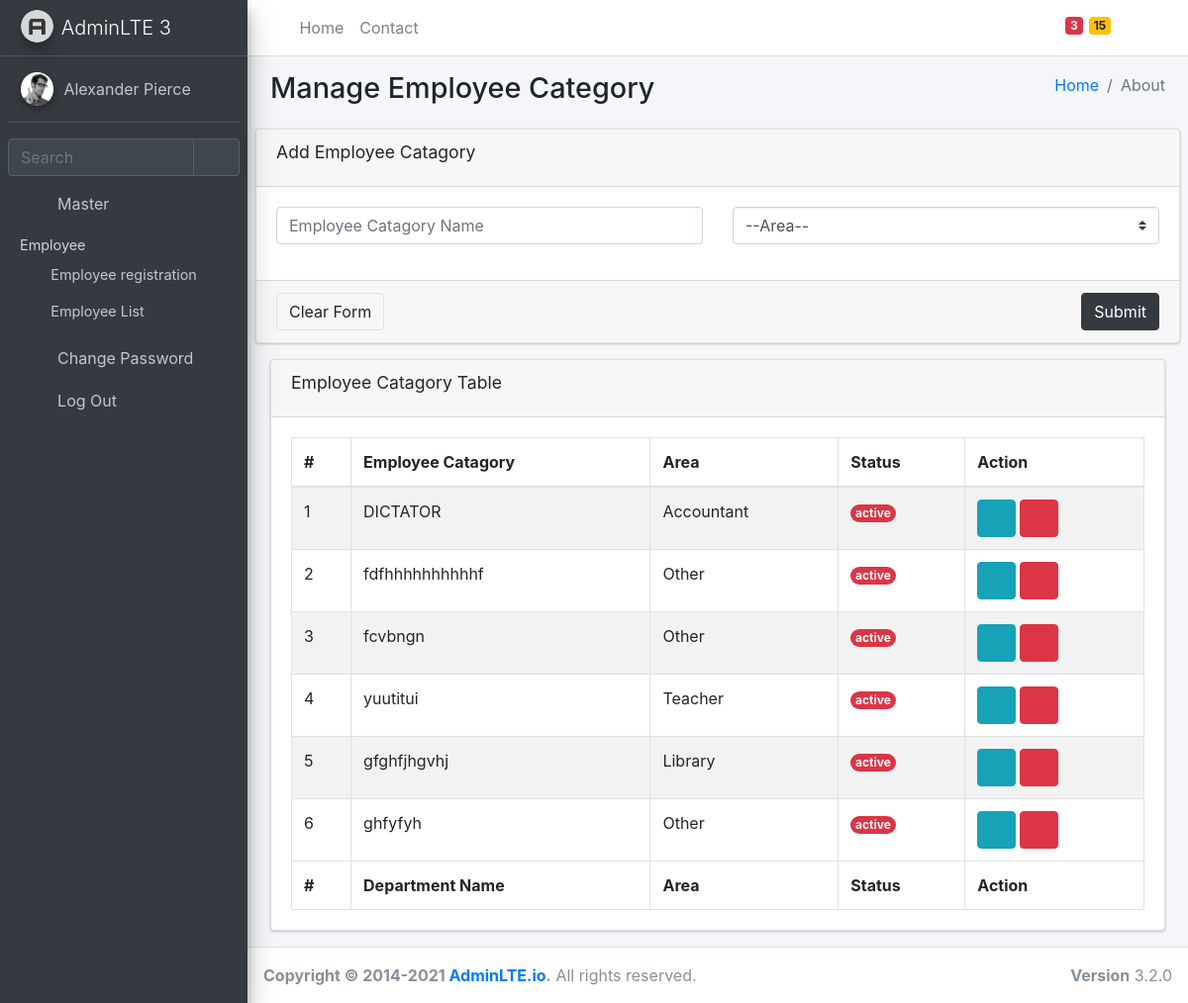
The page /adminEmployeeCatagory/ on the database its author committed.
### admin_master/models.py (models this page shows)
class EmployeeCatagorydb(models.Model):
    employeeCatagory = models.CharField(max_length=255)
    Area_choices= [(1,'Accountant'),(2,'Teacher'),(3,'Library'),(4,'Cafteria'),(5,'Other')]
    employeeArea= models.IntegerField(choices=Area_choices)
    status_choices = [(1,'active'),(0,'deactive')]
    status = models.IntegerField(choices=status_choices,default=1)

### admin_master/views.py (the view, shortened to what this page needs)
# urls.py: path('adminEmployeeCatagory/', views.adminEmployeeCatagory,name='adminEmployeeCatagory'),
def adminEmployeeCatagory(request):
    msg=''
    record=EmployeeCatagorydb.objects.all()
    a=loader.get_template('adminEmployeeCatagory.html')
    return HttpResponse(a.render({'msg':msg,'record':record}))

### admin_master/templates/adminEmployeeCatagory.html (shortened to what this page needs)
{% include 'head.html' %}
  <body class="hold-transition sidebar-mini">
    <div class="wrapper">
     {% include 'nav.html' %}
      <div class="content-wrapper">
        <section class="content-header">
          <div class="container-fluid">
            <div class="row mb-2">
              <div class="col-sm-6">
                <h1>Manage Employee Category</h1>
              </div>
              <div class="col-sm-6">
                <ol class="breadcrumb float-sm-right">
                  <li class="breadcrumb-item"><a href="#">Home</a></li>
                  <li class="breadcrumb-item active">About</li>
                </ol>
              </div>
            </div>
          </div>
        </section>
        <section class="content">
          <div class="card card">
            <div class="card-header">
              <h3 class="card-title">Add Employee Catagory </h3>
            </div>
            <form method='post' class="form-horizontal">
              <div class="card-body">
                <div class="form-group row">
                  <div class="col-sm-6">
                    <input
                      type="text"
                      name='EmployeeCatagory'
                      class="form-control"
                      id="inputEmail3"
                      placeholder="Employee Catagory Name"
                    />
                  </div>
                  <div class="col-sm-6">
                    <select name="EmployeeArea" class="custom-select" id="exampleInputEmail1" >
                      <option value="">--Area--</option>
                    </select>
                  </div>
                </div>
              </div>
              <div class="card-footer">
                <button type="button" class="btn btn-default border">
                  Clear Form
                </button>
                <button type="submit" class="btn btn-dark float-right">
                  Submit
                </button>
              </div>
            </form>
          </div>
        </section>
        <section class="content">
          <div class="container-fluid">
            <div class="row">
              <div class="col-12">
                <div class="card">
                  <div class="card-header">
                    <h3 class="card-title">Employee Catagory Table</h3>
                  </div>
                  <div class="card-body">
                    <table
                      id="example1"
                      class="table table-bordered table-striped"
                    >
                      <thead>
                        <tr>
                          <th>#</th>
                          <th>Employee Catagory</th>
                          <th>Area</th>
                          <th>Status</th>
                          <th>Action</th>
                        </tr>
                      </thead>
                      <tbody>
                        {% for i in record %}
                        <tr>
                          <td>{{forloop.counter}}</td>
                          <td>{{i.employeeCatagory}}</td>
                          <td>{{i.get_employeeArea_display}}</td>
                          <td>
                            <span class="badge rounded-pill badge-danger"
                              >{{i.get_status_display}}</span
                            >
                          </td>
                          <td>
                            <a
                              href="#"
                              class="btn btn-info"
                              data-toggle="modal"
                              data-target="#modal-default"
                              ><i class="fas fa-edit"></i
                            ></a>
                            <a href="#myModal"  data-toggle="modal" class="btn btn-danger"
                              ><i class="fas fa-trash"></i
                            ></a>
                          </td>
                        </tr>
                        {% endfor %}
                      </tbody>
                      <tfoot>
                        <tr>
                          <th>#</th>
                          <th>Department Name</th>
                      <th>Area</th>
                          <th>Status</th>
                          <th>Action</th>
                        </tr>
                      </tfoot>
                    </table>
                  </div>
                </div>
              </div>
            </div>
          </div>
        </section>
      </div>
      {% include 'footer.html' %}
    </div>
  </body>
</html>

### admin_master/templates/head.html (shortened to what this page needs)
{% load static %}
<!DOCTYPE html>
<html lang="en">
  <head>
    <link
      rel="stylesheet"
      href="{% static 'plugins/fontawesome-free/css/all.min.css' %}"
    />
    <link
      rel="stylesheet"
      href="{% static 'plugins/datatables-bs4/css/dataTables.bootstrap4.min.css' %}"
    />
    <link
      rel="stylesheet"
      href="{% static 'plugins/datatables-responsive/css/responsive.bootstrap4.min.css' %}"
    />
    <link
      rel="stylesheet"
      href="{% static 'plugins/datatables-buttons/css/buttons.bootstrap4.min.css' %}"
    />
    <link rel="stylesheet" href="{% static 'dist/css/adminlte.min.css' %}" />
    <link
      rel="stylesheet"
      href="https://stackpath.bootstrapcdn.com/bootstrap/4.5.0/css/bootstrap.min.css"
    />
    <link
      rel="stylesheet"
      href="https://maxcdn.bootstrapcdn.com/font-awesome/4.7.0/css/font-awesome.min.css"
    />
  </head>
</html>

### admin_master/templates/nav.html (shortened to what this page needs)
{% load static %}
<nav class="main-header navbar navbar-expand navbar-white navbar-light">
  <ul class="navbar-nav">
    <li class="nav-item">
      <a class="nav-link" data-widget="pushmenu" href="#" role="button"
        ><i class="fas fa-bars"></i
      ></a>
    </li>
    <li class="nav-item d-none d-sm-inline-block">
      <a href="index3.html" class="nav-link">Home</a>
    </li>
    <li class="nav-item d-none d-sm-inline-block">
      <a href="#" class="nav-link">Contact</a>
    </li>
  </ul>
  <ul class="navbar-nav ml-auto">
    <li class="nav-item">
      <a class="nav-link" data-widget="navbar-search" href="#" role="button">
        <i class="fas fa-search"></i>
      </a>
    </li>
    <li class="nav-item dropdown">
      <a class="nav-link" data-toggle="dropdown" href="#">
        <span class="badge badge-danger navbar-badge">3</span>
      </a>
    </li>
    <li class="nav-item dropdown">
      <a class="nav-link" data-toggle="dropdown" href="#">
        <span class="badge badge-warning navbar-badge">15</span>
      </a>
    </li>
    <li class="nav-item">
      <a class="nav-link" data-widget="fullscreen" href="#" role="button">
        <i class="fas fa-expand-arrows-alt"></i>
      </a>
    </li>
    <li class="nav-item">
      <a
        class="nav-link"
        data-widget="control-sidebar"
        data-slide="true"
        href="#"
        role="button"
      >
        <i class="fas fa-th-large"></i>
      </a>
    </li>
  </ul>
</nav>
<aside class="main-sidebar sidebar-dark-primary elevation-4">
  <a href="index3.html" class="brand-link">
    <img
      src="{% static 'dist/img/AdminLTELogo.png' %}"
      alt="AdminLTE Logo"
      class="brand-image img-circle elevation-3"
      style="opacity: 0.8"
    />
    <span class="brand-text font-weight-light">AdminLTE 3</span>
  </a>
  <div class="sidebar">
    <div class="user-panel mt-3 pb-3 mb-3 d-flex">
      <div class="image">
        <img
          src="{% static 'dist/img/user2-160x160.jpg' %}"
          class="img-circle elevation-2"
          alt="User Image"
        />
      </div>
      <div class="info">
        <a href="#" class="d-block">Alexander Pierce</a>
      </div>
    </div>
    <div class="form-inline">
      <div class="input-group" data-widget="sidebar-search">
        <input
          class="form-control form-control-sidebar"
          type="search"
          placeholder="Search"
          aria-label="Search"
        />
        <div class="input-group-append">
          <button class="btn btn-sidebar">
            <i class="fas fa-search fa-fw"></i>
          </button>
        </div>
      </div>
    </div>
    <nav class="mt-2">
      <ul
        class="nav nav-pills nav-sidebar flex-column"
        data-widget="treeview"
        role="menu"
        data-accordion="false"
      >
        <li class="nav-item">
          <a href="#" class="nav-link">
            <i class="nav-icon fas fa-edit"></i>
            <p>
              Master
              <i class="fas fa-angle-left right"></i>
            </p>
          </a>
        </li>
        <li class="nav-header">Employee
          <a href="{% url 'employeeRegistration' %}" class="nav-link">
            <i class="far fa-circle nav-icon"></i>
            <p>Employee registration</p>
          </a>
          <a href="{% url 'ListEmployee' %}" class="nav-link">
            <i class="far fa-circle nav-icon"></i>
            <p>Employee List</p>
          </a>
        </li>
        <li class="nav-item">
          <a href="#" class="nav-link">
            <i class="nav-icon far fa-circle text-warning"></i>
            <p>Change Password</p>
          </a>
        </li>
        <li class="nav-item">
          <a href="#" class="nav-link">
            <i class="nav-icon far fa-circle text-info"></i>
            <p>Log Out</p>
          </a>
        </li>
      </ul>
    </nav>
  </div>
</aside>

### admin_master/templates/footer.html
<footer class="main-footer">
  <div class="float-right d-none d-sm-block"><b>Version</b> 3.2.0</div>
  <strong
    >Copyright &copy; 2014-2021
    <a href="https://adminlte.io">AdminLTE.io</a>.</strong
  >
  All rights reserved.
</footer>

### admin_master/templates/scripts.html (shortened to what this page needs)
{% load static %}

### rows shown on the page
EmployeeCatagorydb: employeeCatagory "DICTATOR", employeeArea "Accountant", status "active"
EmployeeCatagorydb: employeeCatagory "fdfhhhhhhhhhhf", employeeArea "Other", status "active"
EmployeeCatagorydb: employeeCatagory "fcvbngn", employeeArea "Other", status "active"
EmployeeCatagorydb: employeeCatagory "yuutitui", employeeArea "Teacher", status "active"
EmployeeCatagorydb: employeeCatagory "gfghfjhgvhj", employeeArea "Library", status "active"
EmployeeCatagorydb: employeeCatagory "ghfyfyh", employeeArea "Other", status "active"
